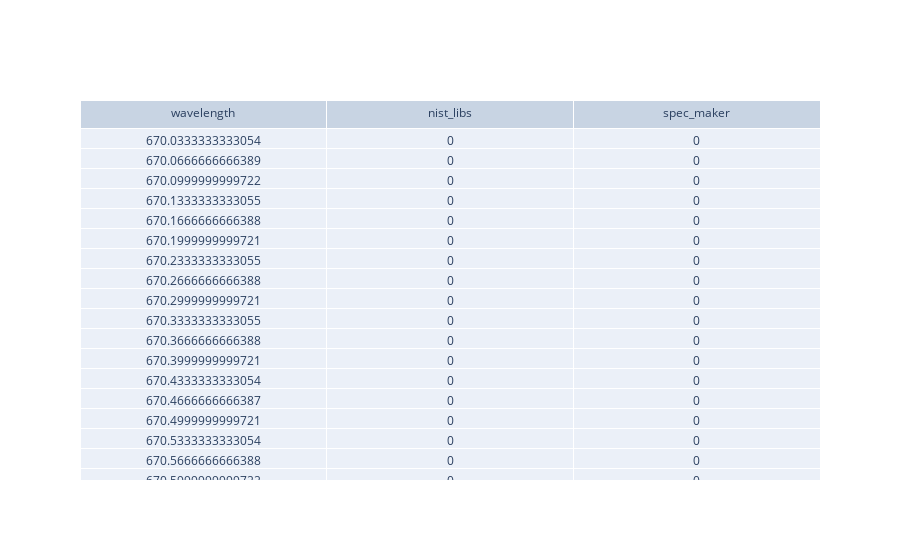

The code cell stored with this chart in its notebook:
### Code cell
#we should see the same lines from spec-maker (within precision of SciAps res used) as from NIST LIBS
# See where max Li intensity is shifted (note, analytics should take an interval around atomic target)
max_mask = np.all([wave >= 670, wave < 671], axis=0)
col_head = ['wavelength', 'nist_libs', 'spec_maker']
col_wave = wave[max_mask]
col_nist = full_nist_lines[max_mask]
col_maker = lines_dict['comp'][max_mask]


fig = go.Figure(data=[go.Table(header=dict(values=col_head),
                 cells=dict(values=[col_wave, col_nist, col_maker]))
                     ])
fig.show()
#perfect match

### Figure 1 — Plotly figure (JSON) as saved in the notebook; plotly's stock layout.template omitted (floating-point values rounded to 4 significant figures)
{"data": [{"cells": {"values": [[670.0, 670.1, 670.1, 670.1, 670.2, 670.2, 670.2, 670.3, 670.3, 670.3, 670.4, 670.4, 670.4, 670.5, 670.5, 670.5, 670.6, 670.6, 670.6, 670.7, 670.7, 670.7, 670.8, 670.8, 670.8, 670.9, 670.9, 670.9, 671.0, 671.0], [0, 0, 0, 0, 0, 0, 0, 0, 0, 0, 0, 0, 0, 0, 0, 0, 0, 0, 0, 0, 0, 0, 27340, 13670, 0, 0, 0, 0, 0, 0], [0, 0, 0, 0, 0, 0, 0, 0, 0, 0, 0, 0, 0, 0, 0, 0, 0, 0, 0, 0, 0, 0, 27340.0, 13670.0, 0, 0, 0, 0, 0, 0]]}, "header": {"values": ["wavelength", "nist_libs", "spec_maker"]}, "type": "table"}], "layout": {}}
